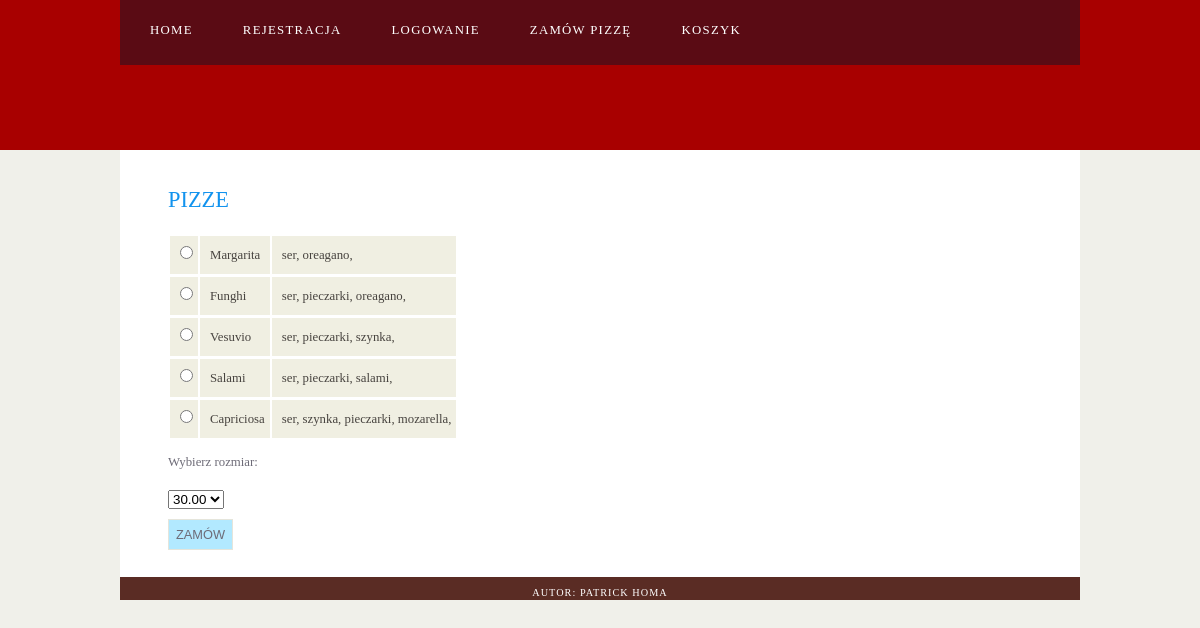
Page /View/pizzaList.php on the committed database.
### tables this page shows
CREATE TABLE `pizza_name` (
  `id_pizza` int(255) unsigned NOT NULL AUTO_INCREMENT,
  `name_p` varchar(255) NOT NULL,
  PRIMARY KEY (`id_pizza`)
);

### Model/Pizza.php (called while the page is built, shortened)
<?php
class Pizza
{
    private $conn;
    public function __construct(\PDO $pdo) {
        $this->conn = $pdo;
    }
    function showPizzas() {
        return $this->conn->query("SELECT name_p FROM pizza_name");
    }
    function showSizes() {
        return $this->conn->query("SELECT size FROM sizes");
    }
    function toppingsSelection() {
        return $this->conn->query("SELECT * FROM toppings_list");
    }
}
?>

### View/pizzaList.php (the view, shortened to what this page needs)
<?php include_once '../Config/database.php'; ?>
<?php include_once '../Model/Pizza.php'; ?>
<?php include_once "header.php"; ?>
<body>
<div id="site_content">
    <div id="content">
    <h2>PIZZE</h2>
    <form class="form_settings" action="../Controller/controller.php?method=addItem" method=post>
                <?php
                echo "<table>";
                $pizza = new Pizza($pdo);
                $array = $pizza->showPizzas();
                $array2 = $pizza->toppingsSelection()->fetchAll();
                $keys = array_keys($array2);
                $k_ammount = count($keys);
                $array3 = $pizza->showSizes();
                foreach ($array as $row) {
                    echo "<tr><td><input type='radio' class='radio' name='pizzaName' value=" . $row['name_p'] . "></td><td>" . $row['name_p'] . "</td><td>";
                   for($i=0; $i < $k_ammount; ++$i){
                        if($row['name_p'] == $array2[$i]['name_p'])
                            echo $array2[$i]['name_t'] . ", ";
                    }
                    echo "</td>";
                }
                echo "</table>";
                echo "<br/><p>Wybierz rozmiar: </p><select name='size'>";
                foreach ($array3 as $row3) {
                    echo "<option value= " .$row3['size']. ">" .$row3['size']. "<option>";
                }
                echo "</select>   <input type='submit' class='submit' value='ZAMÓW' />";
                ?>
    </form>
    </div>
</div>
    <?php include_once "footer.php"; ?>
</body>
</html>

### View/header.php (shortened to what this page needs)
<!DOCTYPE html>
<html lang="pl">
<head>
    <link href="../Resources/css/style.css" rel="stylesheet">
</head>
<body>
<div id="header">
    <div id="menubar">
        <ul id="menu">
            <li><a href="../View/home.php">Home</a></li>
            <li><a href="../View/register.php">Rejestracja</a></li>
            <li><a href="../View/login.php">Logowanie</a></li>
            <li><a href="../View/pizzaList.php">Zamów pizzę</a></li>
            <li><a href="../View/cart.php">Koszyk</a></li>
            </div>
    </div>
</body>
</html>

### View/footer.php
<div id="footer">Autor: Patrick Homa</div>

### Resources/css/style.css (style rules this page uses)
html { height: 100%; position: relative; min-height: 100%; }
* { margin: 0; padding: 0; }
body { font: normal 80% Georgia; background: #f0f0ea; color: #6d6b77; }
p { padding: 0 0 20px 0; }
h2 { font: normal 175% Georgia; color: #1293EE; margin: 0 0 15px 0; padding: 15px 0 5px 0; }
#menubar, #site_content { margin-left: auto; margin-right: auto; }
#menubar { width: 80%; height: 65px; padding: 0; background: #5a0b14; }
ul#menu li { float: left; list-style: none; }
ul#menu li a { letter-spacing: 0.1em; font: normal 100% Georgia; display: block; float: left; height: 37px; padding: 23px 20px 1px 30px; text-align: center; color: #FFF; text-transform: uppercase; text-decoration: none; }
#site_content { width: 80%; overflow: hidden; background: #FFF; }
#content { text-align: left; margin: 20px auto ; width: 90%; padding: 2px; }
#header { background: #A80000; height: 150px; }
#footer { width: 80%; font: normal 80% Georgia; height: 3%; padding: 10px 0 2px 0; text-align: center; background: #5A2C24 ; color: #FFF; text-transform: uppercase; letter-spacing: 0.1em; margin-left: 10%; margin-right: 10%; position: relative; bottom: 0; }
.form_settings input, .form_settings textarea { padding: 7px ; margin-bottom: 5px; font: 100% arial; border: 1px solid #E5E5DB; display: block; }
.submit { width: auto; height: auto; margin: 10px 0 0 0; padding: 5px 5px 5px 5px; background: #b2e9ff; color: #6d6b77; }
table { margin: 15px 0 0px 0; }
table tr th, table tr td { padding: 10px 5px 10px 10px; text-align: left; background: #3B3B3B; color: #FFF; }
table tr td { background: #F0EFE2; color: #47433F; border-top: 1px solid #FFF; }

### rows in the picture
pizza_name: name_p "Margarita", name_t "ser", name_t "oreagano"
pizza_name: name_p "Funghi", name_t "ser", name_t "pieczarki", name_t "oreagano"
pizza_name: name_p "Vesuvio", name_t "ser", name_t "pieczarki", name_t "szynka"
pizza_name: name_p "Salami", name_t "ser", name_t "pieczarki", name_t "salami"
pizza_name: name_p "Capriciosa", name_t "ser", name_t "szynka", name_t "pieczarki", name_t "mozarella"

### other values in the picture
form field size "30.00"
